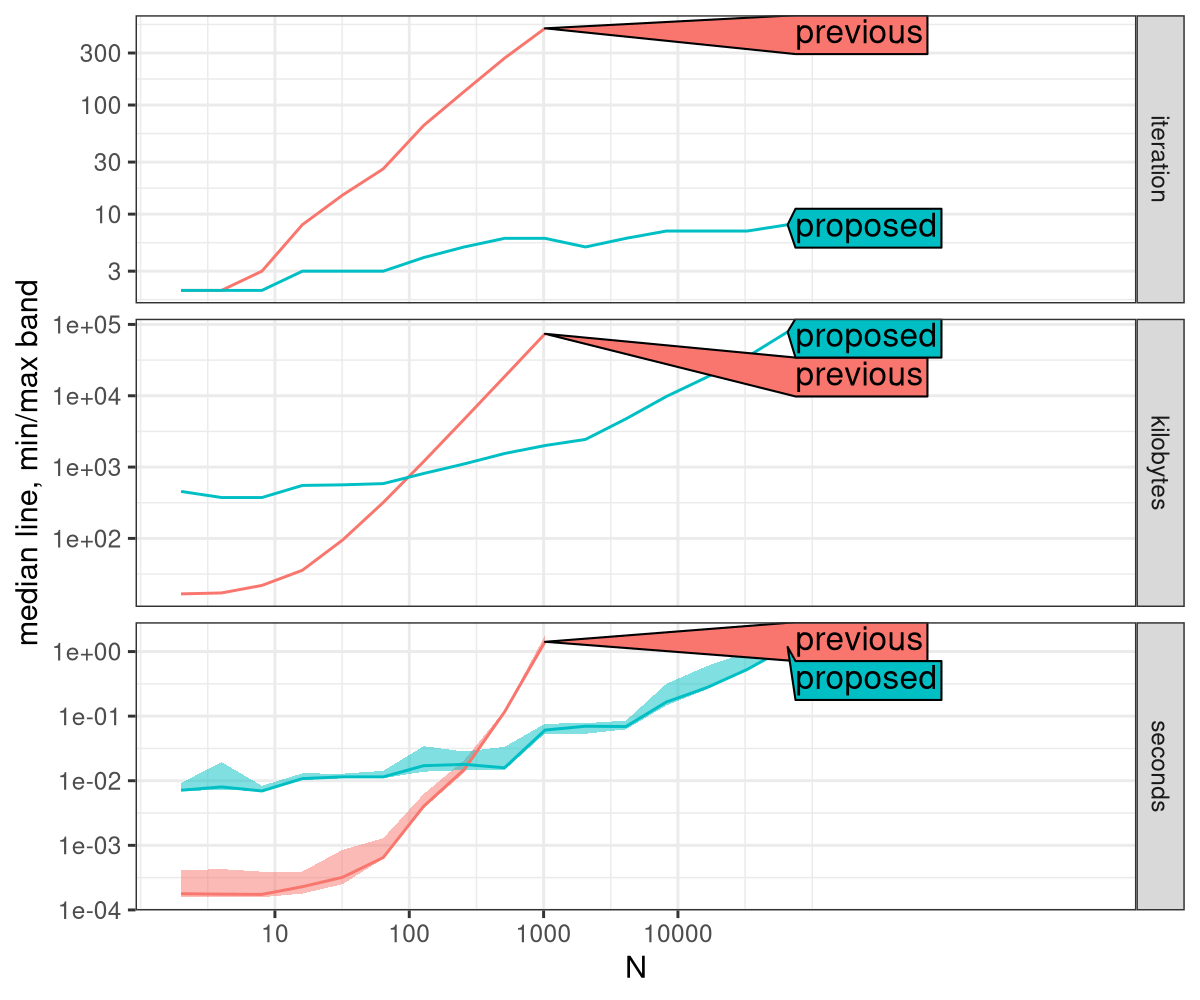

Generate this figure with R:
library(data.table)
library(ggplot2)
ares <- readRDS("figure-atime-directlabels-data.rds")

png("figure-atime-directlabels.png", width=6, height=5, units="in", res=200)
plot(ares)
dev.off()

aref <- atime::references_best(ares)
png("figure-atime-directlabels-ref.png", width=6, height=5, units="in", res=200)
plot(aref)
dev.off()

apred <- predict(aref, seconds=1, kilobytes=1e4)
png("figure-atime-directlabels-pred.png", width=6, height=5, units="in", res=200)
plot(apred)+geom_blank(aes(10,5), data=data.table(unit="seconds"))
dev.off()
